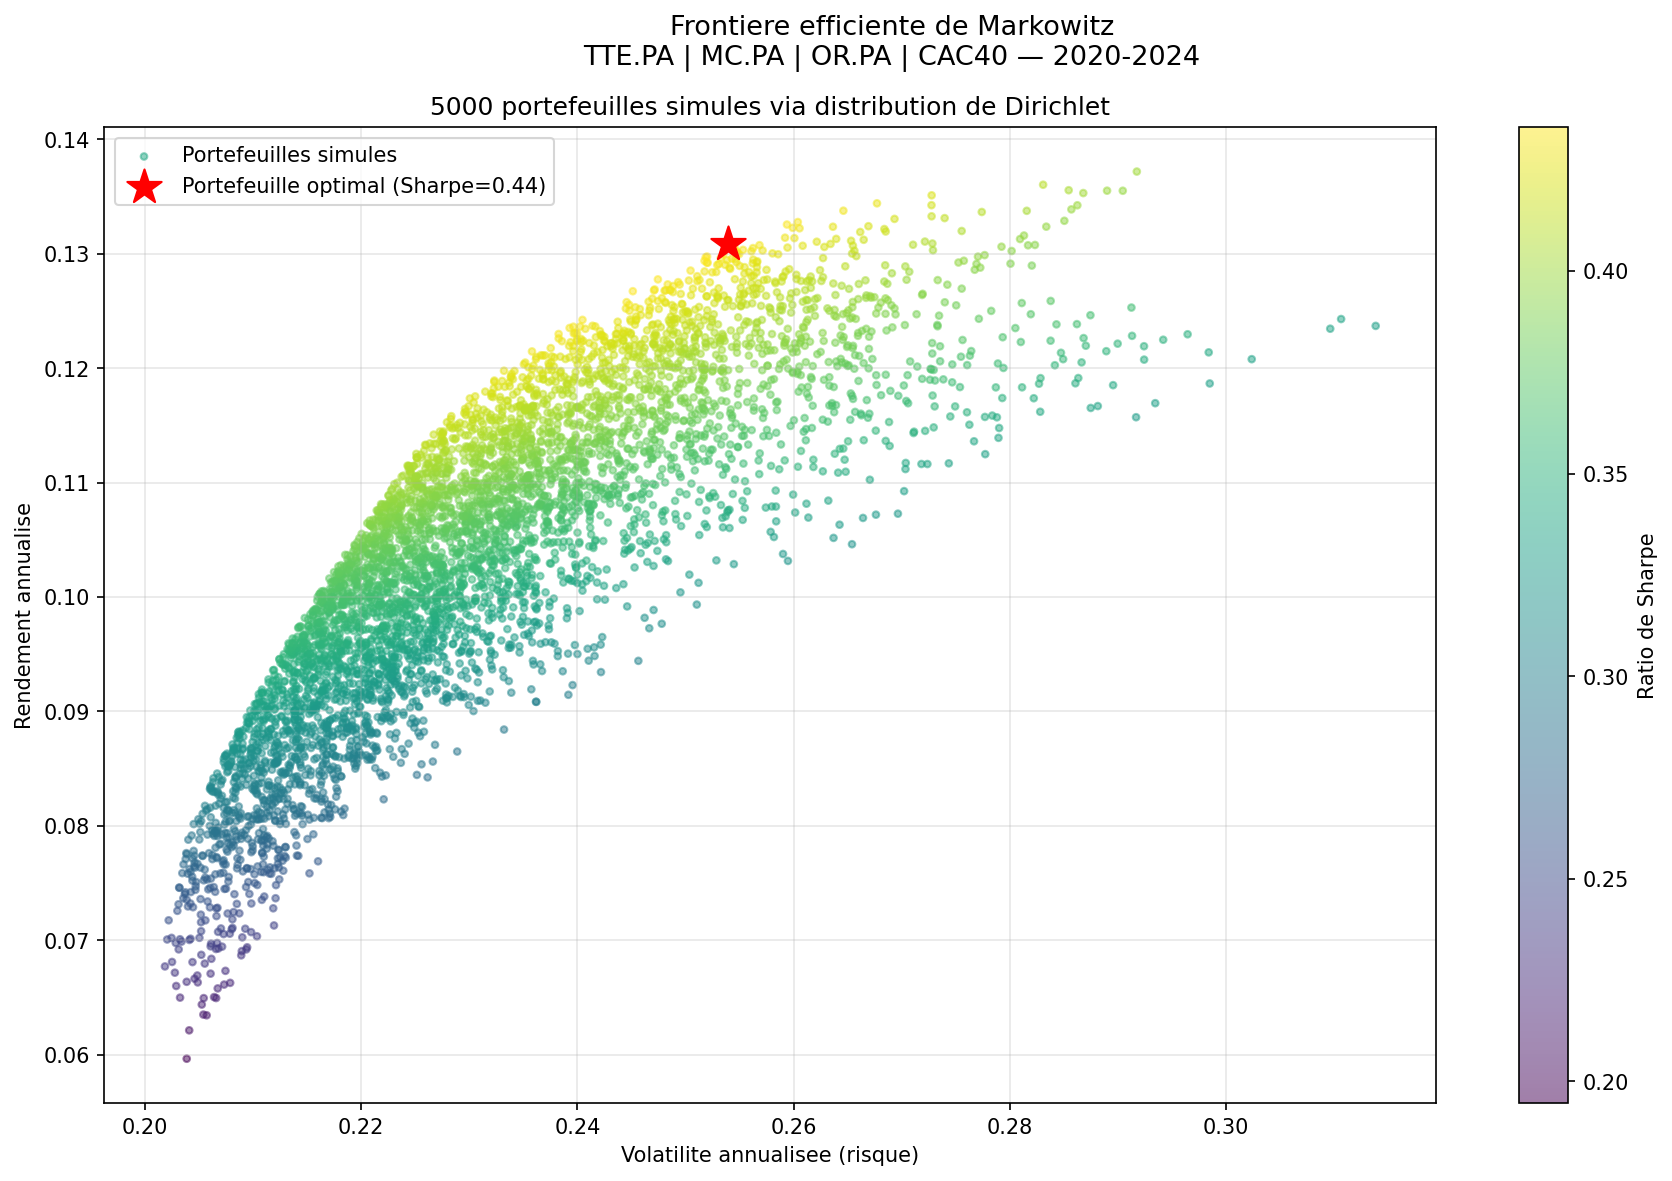

Here is the Python script that generated this plot:
# ============================================================
# Frontiere Efficiente de Markowitz
# Auteur  : raphaelquant
# Date    : Mai 2026
# GitHub  : https://github.com/raphaelquant
# ============================================================
# Ce script construit la frontiere efficiente de Markowitz
# en simulant 5000 portefeuilles aleatoires via la distribution
# de Dirichlet, puis optimise le portefeuille tangent via
# scipy.optimize.minimize (maximisation du Sharpe ratio).
#
# Actifs : TTE.PA | MC.PA | OR.PA | ^FCHI (2020-2024)
# ============================================================

import numpy as np
import matplotlib.pyplot as plt
import yfinance as yf
from scipy.optimize import minimize

# ============================================================
# 1. TELECHARGEMENT DES DONNEES
# ============================================================

tickers = ["TTE.PA", "MC.PA", "OR.PA", "^FCHI"]

data = yf.download(
    tickers,
    start="2020-01-01",
    end="2024-12-31",
    auto_adjust=True
)

prix      = data["Close"]
rendements = prix.pct_change().dropna()

print("=" * 55)
print("   FRONTIERE EFFICIENTE — MARKOWITZ")
print("=" * 55)
print(f"\nPeriode      : 2020-01-01 -> 2024-12-31")
print(f"Observations : {len(rendements)} jours")
print(f"Actifs       : {tickers}")

# ============================================================
# 2. PARAMETRES ANNUALISES
# ============================================================

# Rendements esperes annualises de chaque actif (x252)
# Matrice de covariance annualisee (x252)
mu_actifs  = rendements.mean() * 252
cov_matrix = rendements.cov()  * 252
n          = len(tickers)

# ============================================================
# 3. SIMULATION DE 5000 PORTEFEUILLES ALEATOIRES
# ============================================================

# np.random.dirichlet(np.ones(n)) genere des poids aleatoires
# qui somment exactement a 1 — distribution uniforme sur le
# simplex (triangle des portefeuilles valides)
rendements_port  = []
volatilites_port = []
sharpes_port     = []

for _ in range(5000):
    # Poids aleatoires via distribution de Dirichlet
    w = np.random.dirichlet(np.ones(n))

    # Rendement du portefeuille : produit scalaire poids x rendements
    rp = w @ mu_actifs

    # Volatilite via formule matricielle : sqrt(w^T x Sigma x w)
    vp = np.sqrt(w @ cov_matrix @ w)

    # Sharpe ratio : rendement excedentaire / volatilite
    sharpe = (rp - 0.02) / vp

    rendements_port.append(rp)
    volatilites_port.append(vp)
    sharpes_port.append(sharpe)

# Conversion en arrays numpy pour les graphiques
rendements_port  = np.array(rendements_port)
volatilites_port = np.array(volatilites_port)
sharpes_port     = np.array(sharpes_port)

# ============================================================
# 4. OPTIMISATION — PORTEFEUILLE TANGENT (SHARPE MAX)
# ============================================================

# On minimise le negatif du Sharpe = on maximise le Sharpe
# Contrainte : somme des poids = 1
# Bornes     : chaque poids entre 0 et 1 (pas de vente a decouvert)
def neg_sharpe(w):
    rp = w @ mu_actifs
    vp = np.sqrt(w @ cov_matrix @ w)
    return -(rp - 0.02) / vp

contraintes = {"type": "eq", "fun": lambda w: np.sum(w) - 1}
bornes      = [(0, 1)] * n
w0          = np.ones(n) / n  # poids initiaux : portefeuille equipondere

result    = minimize(neg_sharpe, w0, method="SLSQP",
                     bounds=bornes, constraints=contraintes)
w_optimal = result.x

# Metriques du portefeuille optimal
rp_opt     = w_optimal @ mu_actifs
vp_opt     = np.sqrt(w_optimal @ cov_matrix @ w_optimal)
sharpe_opt = (rp_opt - 0.02) / vp_opt

# ============================================================
# 5. AFFICHAGE DES RESULTATS
# ============================================================

print("\n--- Portefeuille tangent optimal ---")
print("  Allocation optimale :")
for i, ticker in enumerate(tickers):
    print(f"    {ticker:8s} : {w_optimal[i]*100:.2f}%")

print(f"\n  Rendement annuel  : {float(rp_opt)*100:.2f}%")
print(f"  Volatilite annuelle: {float(vp_opt)*100:.2f}%")
print(f"  Ratio de Sharpe   : {float(sharpe_opt):.4f}")

# ============================================================
# 6. GRAPHIQUE — FRONTIERE EFFICIENTE
# ============================================================

fig, ax = plt.subplots(figsize=(12, 8))
fig.suptitle(
    "Frontiere efficiente de Markowitz\n"
    "TTE.PA | MC.PA | OR.PA | CAC40 — 2020-2024",
    fontsize=13
)

# Nuage de 5000 portefeuilles colores par Sharpe ratio
# Jaune = Sharpe eleve (efficient) / Bleu = Sharpe faible
sc = ax.scatter(
    volatilites_port,
    rendements_port,
    c=sharpes_port,
    cmap="viridis",
    alpha=0.5,
    s=10,
    label="Portefeuilles simules"
)
plt.colorbar(sc, ax=ax, label="Ratio de Sharpe")

# Portefeuille tangent — etoile rouge
ax.scatter(
    float(vp_opt), float(rp_opt),
    color="red", s=300,
    zorder=5, marker="*",
    label=f"Portefeuille optimal (Sharpe={float(sharpe_opt):.2f})"
)

ax.set_xlabel("Volatilite annualisee (risque)")
ax.set_ylabel("Rendement annualise")
ax.set_title("5000 portefeuilles simules via distribution de Dirichlet")
ax.legend(fontsize=10)
ax.grid(True, alpha=0.3)

plt.tight_layout()
plt.savefig("markowitz.png", dpi=150, bbox_inches="tight")
print("\nGraphique sauvegarde : markowitz.png")
plt.show()
